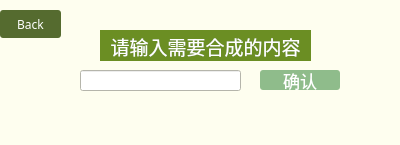
<?xml version="1.0" encoding="UTF-8"?>
<ui version="4.0">
 <class>service_1_C</class>
 <widget class="QWidget" name="service_1_C">
  <property name="geometry">
   <rect>
    <x>0</x>
    <y>0</y>
    <width>400</width>
    <height>145</height>
   </rect>
  </property>
  <property name="palette">
   <palette>
    <active>
     <colorrole role="Base">
      <brush brushstyle="SolidPattern">
       <color alpha="255">
        <red>255</red>
        <green>255</green>
        <blue>255</blue>
       </color>
      </brush>
     </colorrole>
     <colorrole role="Window">
      <brush brushstyle="SolidPattern">
       <color alpha="255">
        <red>254</red>
        <green>254</green>
        <blue>239</blue>
       </color>
      </brush>
     </colorrole>
    </active>
    <inactive>
     <colorrole role="Base">
      <brush brushstyle="SolidPattern">
       <color alpha="255">
        <red>255</red>
        <green>255</green>
        <blue>255</blue>
       </color>
      </brush>
     </colorrole>
     <colorrole role="Window">
      <brush brushstyle="SolidPattern">
       <color alpha="255">
        <red>254</red>
        <green>254</green>
        <blue>239</blue>
       </color>
      </brush>
     </colorrole>
    </inactive>
    <disabled>
     <colorrole role="Base">
      <brush brushstyle="SolidPattern">
       <color alpha="255">
        <red>254</red>
        <green>254</green>
        <blue>239</blue>
       </color>
      </brush>
     </colorrole>
     <colorrole role="Window">
      <brush brushstyle="SolidPattern">
       <color alpha="255">
        <red>254</red>
        <green>254</green>
        <blue>239</blue>
       </color>
      </brush>
     </colorrole>
    </disabled>
   </palette>
  </property>
  <property name="windowTitle">
   <string>语音合成_汉语</string>
  </property>
  <widget class="QLineEdit" name="input_C">
   <property name="geometry">
    <rect>
     <x>80</x>
     <y>70</y>
     <width>161</width>
     <height>21</height>
    </rect>
   </property>
  </widget>
  <widget class="QPushButton" name="input_OK">
   <property name="geometry">
    <rect>
     <x>260</x>
     <y>70</y>
     <width>80</width>
     <height>20</height>
    </rect>
   </property>
   <property name="font">
    <font>
     <family>华文行楷</family>
     <pointsize>13</pointsize>
    </font>
   </property>
   <property name="styleSheet">
    <string notr="true">QPushButton { background-color: rgb(143, 188, 139); border-radius: 3px; color: rgb(255, 255, 255); } QPushButton:hover { background-color: rgb(42, 53, 23); }</string>
   </property>
   <property name="text">
    <string>确认</string>
   </property>
  </widget>
  <widget class="QTextBrowser" name="textBrowser">
   <property name="geometry">
    <rect>
     <x>100</x>
     <y>30</y>
     <width>211</width>
     <height>31</height>
    </rect>
   </property>
   <property name="palette">
    <palette>
     <active>
      <colorrole role="Base">
       <brush brushstyle="SolidPattern">
        <color alpha="255">
         <red>107</red>
         <green>142</green>
         <blue>35</blue>
        </color>
       </brush>
      </colorrole>
      <colorrole role="Window">
       <brush brushstyle="SolidPattern">
        <color alpha="255">
         <red>160</red>
         <green>137</green>
         <blue>128</blue>
        </color>
       </brush>
      </colorrole>
     </active>
     <inactive>
      <colorrole role="Base">
       <brush brushstyle="SolidPattern">
        <color alpha="255">
         <red>107</red>
         <green>142</green>
         <blue>35</blue>
        </color>
       </brush>
      </colorrole>
      <colorrole role="Window">
       <brush brushstyle="SolidPattern">
        <color alpha="255">
         <red>160</red>
         <green>137</green>
         <blue>128</blue>
        </color>
       </brush>
      </colorrole>
     </inactive>
     <disabled>
      <colorrole role="Base">
       <brush brushstyle="SolidPattern">
        <color alpha="255">
         <red>160</red>
         <green>137</green>
         <blue>128</blue>
        </color>
       </brush>
      </colorrole>
      <colorrole role="Window">
       <brush brushstyle="SolidPattern">
        <color alpha="255">
         <red>160</red>
         <green>137</green>
         <blue>128</blue>
        </color>
       </brush>
      </colorrole>
     </disabled>
    </palette>
   </property>
   <property name="font">
    <font>
     <family>方正姚体</family>
     <pointsize>14</pointsize>
    </font>
   </property>
   <property name="styleSheet">
    <string notr="true">border-width:0;
border-style:outset;</string>
   </property>
   <property name="frameShadow">
    <enum>QFrame::Plain</enum>
   </property>
   <property name="lineWidth">
    <number>1</number>
   </property>
   <property name="verticalScrollBarPolicy">
    <enum>Qt::ScrollBarAlwaysOff</enum>
   </property>
   <property name="horizontalScrollBarPolicy">
    <enum>Qt::ScrollBarAlwaysOff</enum>
   </property>
   <property name="sizeAdjustPolicy">
    <enum>QAbstractScrollArea::AdjustToContents</enum>
   </property>
   <property name="html">
    <string>&lt;!DOCTYPE HTML PUBLIC &quot;-//W3C//DTD HTML 4.0//EN&quot; &quot;http://www.w3.org/TR/REC-html40/strict.dtd&quot;&gt;
&lt;html&gt;&lt;head&gt;&lt;meta name=&quot;qrichtext&quot; content=&quot;1&quot; /&gt;&lt;style type=&quot;text/css&quot;&gt;
p, li { white-space: pre-wrap; }
&lt;/style&gt;&lt;/head&gt;&lt;body style=&quot; font-family:'方正姚体'; font-size:14pt; font-weight:400; font-style:normal;&quot;&gt;
&lt;p align=&quot;center&quot; style=&quot; margin-top:12px; margin-bottom:12px; margin-left:0px; margin-right:0px; -qt-block-indent:0; text-indent:0px;&quot;&gt;&lt;span style=&quot; color:#ffffff;&quot;&gt;请输入需要合成的内容&lt;/span&gt;&lt;/p&gt;&lt;/body&gt;&lt;/html&gt;</string>
   </property>
  </widget>
  <widget class="QPushButton" name="Back">
   <property name="geometry">
    <rect>
     <x>0</x>
     <y>10</y>
     <width>61</width>
     <height>28</height>
    </rect>
   </property>
   <property name="font">
    <font>
     <family>Impact</family>
    </font>
   </property>
   <property name="styleSheet">
    <string notr="true">QPushButton { background-color: rgb(85, 107, 47); border-radius: 3px; color: rgb(255, 255, 255); } QPushButton:hover { background-color: rgb(42, 53, 23); }</string>
   </property>
   <property name="text">
    <string>Back</string>
   </property>
  </widget>
 </widget>
 <resources/>
 <connections/>
</ui>
